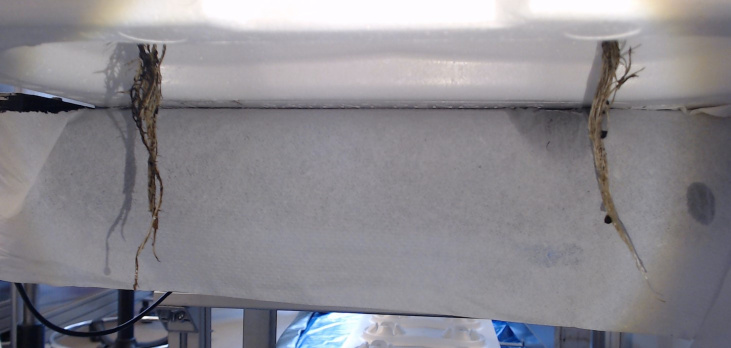
#> input picture wortels.jpg, 1461 x 696 px (shown at 1/2 size)
$ python DetectieMathijs.py
#> lines starting #> are read from the running program, lines starting #| are printed output that depends on the picture; after the words box and inside, x2 and y2 are one past the last pixel; in counts of white or black regions, pixels touching at a corner belong together
import cv2
import numpy as np


def nothing(x):
    pass

def dilatation(img):
    dilatation_size = 15
    dilatation_type = 0
    val_type = 0
    if val_type == 0:
        dilatation_type = cv2.MORPH_RECT
    elif val_type == 1:
        dilatation_type = cv2.MORPH_CROSS
    elif val_type == 2:
        dilatation_type = cv2.MORPH_ELLIPSE
    element = cv2.getStructuringElement(dilatation_type, (2*dilatation_size + 1, 2*dilatation_size+1), (dilatation_size, dilatation_size))
    img_dilated = cv2.dilate(img, element)
    return img_dilated

while True:
    frame = cv2.imread('wortels.jpg')
#> frame is the input picture: shape (696, 1461, 3); mean B, G, R 141.8, 136, 137.9
    hsv = cv2.cvtColor(frame, cv2.COLOR_BGR2HSV)
#> hsv: shape (696, 1461, 3); mean H, S, V 120.1, 19.3, 143.6
    l_h = 4
    l_s = 44
    l_v = 26
    u_h = 95
    u_s = 237
    u_v = 136
    l_b = np.array([l_h, l_s, l_v])
    u_b = np.array([u_h, u_s, u_v])
    mask = cv2.inRange(hsv, l_b, u_b)
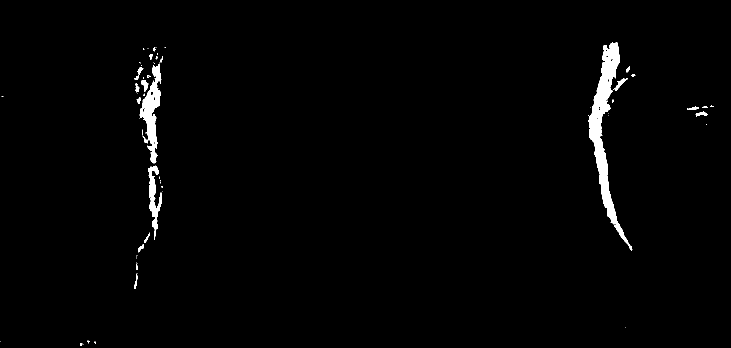
#> mask: shape (696, 1461) (shown at 1/2 size); 1.5% white; 67 white regions (46 under 20 px), largest, box (x1, y1, x2, y2) and area: (1177, 84, 1265, 501) 8613, (279, 127, 323, 327) 3518, (297, 331, 324, 479) 1563
    res = cv2.bitwise_and(frame, frame, mask=mask)
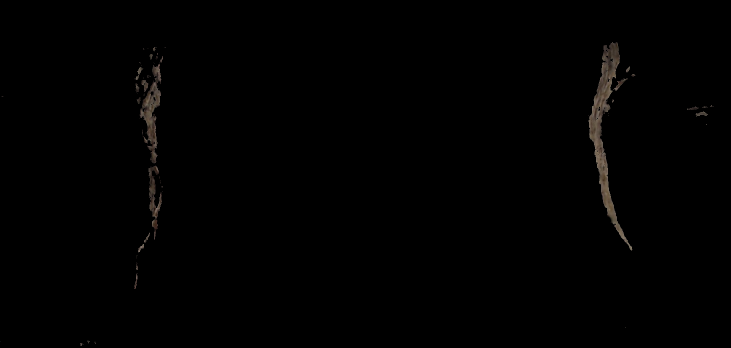
#> res: shape (696, 1461, 3) (shown at 1/2 size); mean B, G, R 0.9, 1.1, 1.3


    dilated_mask = dilatation(mask)
#> in dilatation, `img_dilated = cv2.dilate(img, element)`:
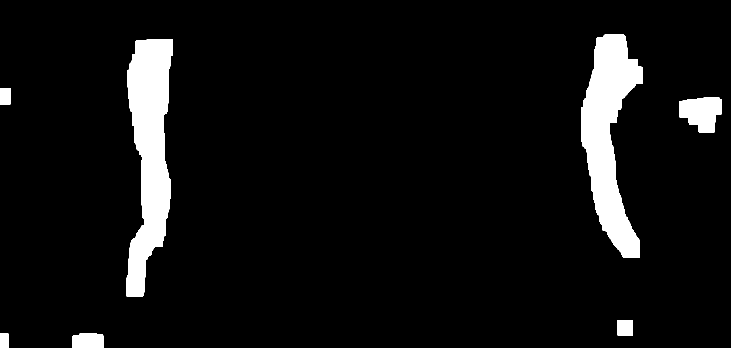
#> img_dilated: shape (696, 1461) (shown at 1/2 size); 6.6% white; 7 white regions
    contours, hierarchy = cv2.findContours(dilated_mask,
                                           cv2.RETR_EXTERNAL,
                                           cv2.CHAIN_APPROX_SIMPLE)
#> contours = 7 contours; box (x1, y1, x2, y2) and area: (253, 79, 346, 593) 29720, (1162, 69, 1286, 516) 28164, (1359, 195, 1443, 265) 4216, (145, 666, 207, 696) 1670, (1235, 640, 1266, 671) 900, (0, 177, 22, 209) 650, (0, 667, 17, 696) 448
    frame_copy = frame.copy()
    count = 0
    for cnt in contours:
        area = cv2.contourArea(cnt)


        if (area > 22000):
            color = (0, 255, 0)
            count += 1

            x, y, w, h = cv2.boundingRect(cnt)
            cv2.putText(frame_copy, f"Area: {area}", (x, y - 20), cv2.FONT_HERSHEY_SIMPLEX, 0.5,
                        (0, 0, 0), 1,
                        cv2.LINE_AA)
            cv2.rectangle(frame_copy, (x, y), (x + w, y + h), color, 2)
        else:
            color = (0, 0, 255)
#> this loop made 7 passes
#> (area, color, count, x, y, w, h) on passes 6 to 7: (29720, (0, 255, 0), 1, 253, 79, 93, 514), (28164.5, (0, 255, 0), 2, 1162, 69, 124, 447)
#> (cnt, area, color) on passes 1, 3: ([[0, 667], [0, 695], [16, 695], [16, 667]], 448, (0, 0, 255)), ([[1235, 640], [1235, 670], [1265, 670], [1265, 640]], 900, (0, 0, 255))
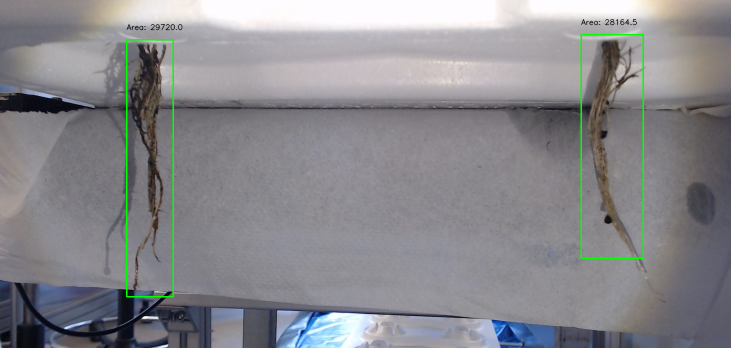
#> frame_copy: shape (696, 1461, 3) (shown at 1/2 size); 0.84% of pixels changed, all inside (x1, y1, x2, y2) = (252, 38, 1288, 595)
#> after the loop, count = 2

    cv2.putText(frame_copy, f"Number of roots found: {count}", (20, 30), cv2.FONT_HERSHEY_SIMPLEX, 1, (0, 0, 0), 2,
                cv2.LINE_AA)
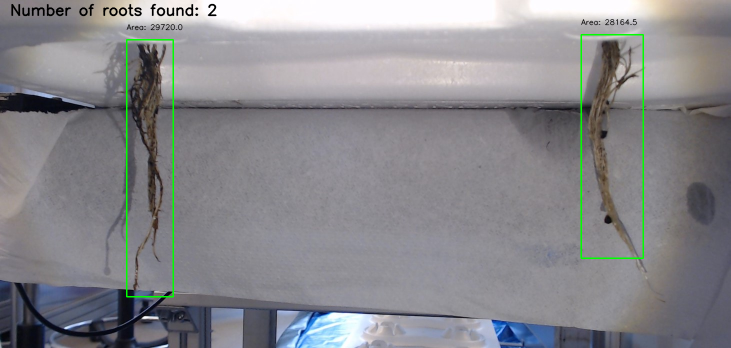
#> frame_copy: shape (696, 1461, 3) (shown at 1/2 size); 0.4% of pixels changed, all inside (x1, y1, x2, y2) = (22, 7, 434, 33)

    cv2.imshow("frame", frame_copy)
    #cv2.imshow("mask", mask)
    #cv2.imshow("res", res)
    key = cv2.waitKey(1)
#> (key Esc is pressed here)
    if key == 27:
        break
cv2.destroyAllWindows()
